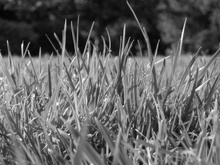
%> input picture Assignment_2/Part-1_ Image Enhancement/images/image1.jpg, 220 x 165 px, shrunk from 512 x 384 before the run
$ octave --eval "result = compute_gradient(imread('images/image1.jpg'));"   (GNU Octave 9; MATLAB toolbox functions it lacks are replaced by stand-ins)
%> lines starting %> are read from the running program, lines starting %| are printed output that depends on the picture
function [Gx, Gy, im_magnitude,im_direction] = compute_gradient(image)
[h w]=size(image);
%> h = 165; w = 220
Gx=[1 0 -1;2 0 -2;1 0 -1];
Gy=[1 2 1;0 0 0;-1 -2 -1];
im_magnitude=double(zeros(h,w));
im_magnitude_x=double(zeros(h,w));
im_magnitude_y=double(zeros(h,w));
im_direction=double(zeros(h,w));
diff=1;
for i=1+diff:(h-diff)
            for j=1+diff:(w-diff)
                sum_x=0;
                sum_y=0;
                i_index=1;
                j_index=1;
                for k=i-diff:i+diff
                    for l=j-diff:j+diff
                        sum_x=sum_x+Gx(i_index,j_index)*image(k,l);
                        sum_y=sum_y+Gy(i_index,j_index)*image(k,l);
                        j_index=j_index+1;
                    end
                    i_index=i_index+1;
                    j_index=1;
                end
                im_magnitude_x(i,j)=sum_x;
                im_magnitude_y(i,j)=sum_y;
                im_magnitude(i,j)=sqrt(sum_x*sum_x+sum_y+sum_y);
                im_direction(i,j)=atan(sum_y/sum_x);
            end
        end
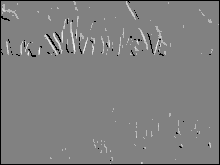
%> im_direction: size 165x220 double; min 0, max 1.55, mean 0.774; drawn with min black and max white
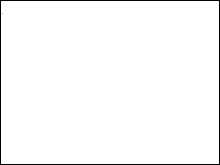
%> im_magnitude: size 165x220 double; min 0, max 15.97, mean 15.63; drawn with min black and max white
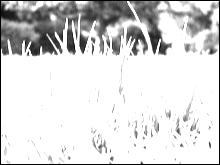
%> im_magnitude_x: size 165x220 double; min 0, max 255, mean 216.3
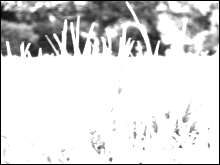
%> im_magnitude_y: size 165x220 double; min 0, max 255, mean 218


imshow(im_direction);
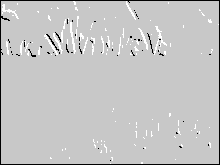
%> displayed picture: size 165x220, on the screen's scale of 0 to 255; min 0, max 255, mean 195.9
%> `result = compute_gradient(imread('images/image1.jpg'));`: result = [1 0 -1; 2 0 -2; 1 0 -1]
end

$ run again, on Assignment_2/Part-1_ Image Enhancement/images/image2.jpg
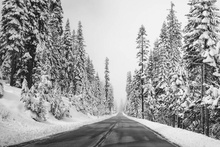
%> input picture Assignment_2/Part-1_ Image Enhancement/images/image2.jpg, 220 x 147 px, shrunk from 800 x 533 before the run
%> after the loop in compute_gradient, `for i=1+diff:(h-diff)`:
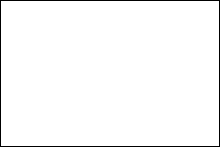
%> im_magnitude: size 147x220 double; values 0 (black) and 15.97 (white), 97.7% white; black in thin lines or dots
%> in compute_gradient, `imshow(im_direction);`:
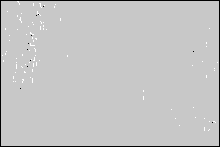
%> displayed picture: size 147x220, on the screen's scale of 0 to 255; min 0, max 255, mean 195.7
%> result = [1 0 -1; 2 0 -2; 1 0 -1]
